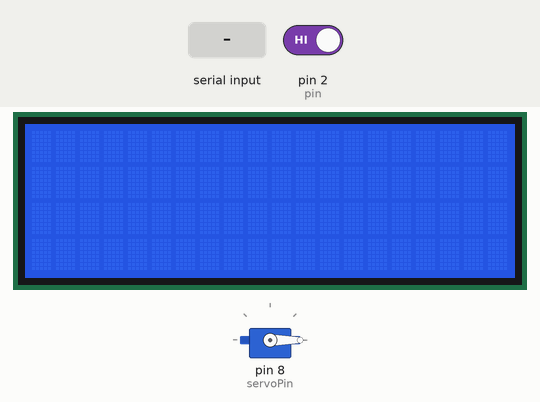
Recording of a sketch running on a simulated Arduino Uno, built with avr-gcc and run on an emulated ATmega328P. Shown: servo, 20×4 character LCD. The test bench sets the inputs (shaded band); at power-on: pin 2 (pin) HIGH. What the sketch prints to the serial monitor is not drawn.

Above: at 1.2 s.
1.3 s: pin 2 (pin) driven LOW
At 2.0 s:
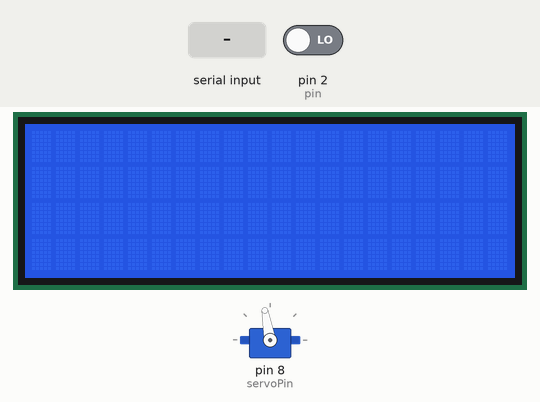
2.8 s: "1" received over Serial
5.3 s: "0" received over Serial
Timing chart, 0 to 8.3 s (numbered marks = the images above; inputs shaded):
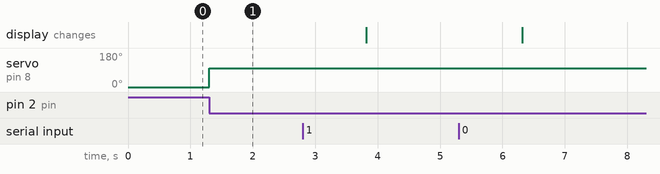

Measured:
- after the input at 1.3 s, servo on pin 8 (servoPin): 0° → 100° at once

The sketch:

cod_mystery_box.ino
```cpp
#include <Servo.h>
#include <Wire.h>
#include <LiquidCrystal_I2C.h>
LiquidCrystal_I2C lcd(0x27, 2, 1, 0, 4, 5, 6, 7, 3, POSITIVE);

const int baudRate = 9600;
const int pin = 2;
const int servoPin = 8;
const int servoClosedPos = 0;
const int servoOpenPos = 100;


int servoPos = 0;
int buttonState = 0;
Servo servo;
bool quit = false;

void setup()
{
  // put your setup code here, to run once:
  Serial.begin(baudRate);
  pinMode(pin, INPUT);
  setupServo();
  setupLCD();
}

void loop()
{
  // put your main code here, to run repeatedly:
  buttonState = digitalRead(pin);

  if (buttonState == 0 && !quit)
  {
    lcd.clear();
    lcd.setCursor(0, 0);
    servo.write(servoOpenPos);
    Serial.println(buttonState);

    while (Serial.available() == 0)
    {
    }

    writeBoxItemToDisplay();

    servo.write(servoClosedPos);
  }
}

void setupServo()
{
  servo.attach(servoPin);
  servo.write(servoPos);
}

void setupLCD()
{

  lcd.begin(20, 4);
  lcd.clear();
}

void writeBoxItemToDisplay()
{
    String message = "";
    String gunSelection = Serial.readString();

    if (gunSelection != "Teddy Bear")
    {
      message = "Gun Selection";
      lcd.print(message);
    }

    lcd.setCursor(0, 2);
    lcd.print(gunSelection);
}
```
